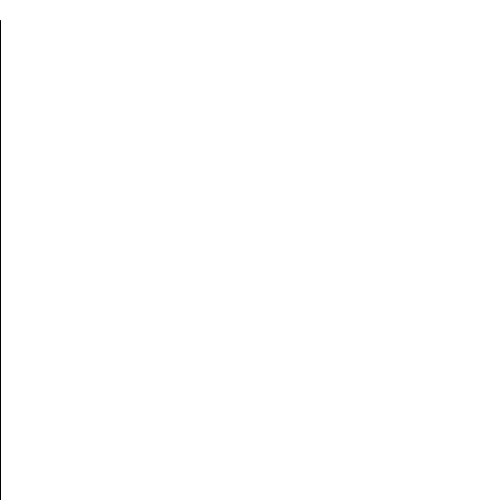
Frame 1 (no input)
Frame 60 (the mouse pressed at the canvas centre just before this capture): blank canvas, image omitted
Frame 120 (the mouse held since frame 60 and released just before this capture): blank canvas, image omitted

The Processing sketch that drew this single still picture (run headless with seeded random() and noise(); from frame 60 on, the mouse is pressed at the canvas centre):

// Processing sketch: esercizio1
// ── esercizio1.pde
int pos1 = 0;
void setup(){
  size(500,500);
  frameRate(200);

}

void draw(){
  background(255); //per utilizzare un unico foglio 
  line(pos1, 20, pos1, height);   
  
  pos1+=3; //incremento di uno perchè cosi arriviamo a 500 precisi. +3 = 3 pixel al fotogramma
          //da sinistra verso destra
  
  if(pos1 >= width){ //eccetto se vogliamo velocizzare mettiamo pos>= 
     pos1 = 0; 
  }
}
